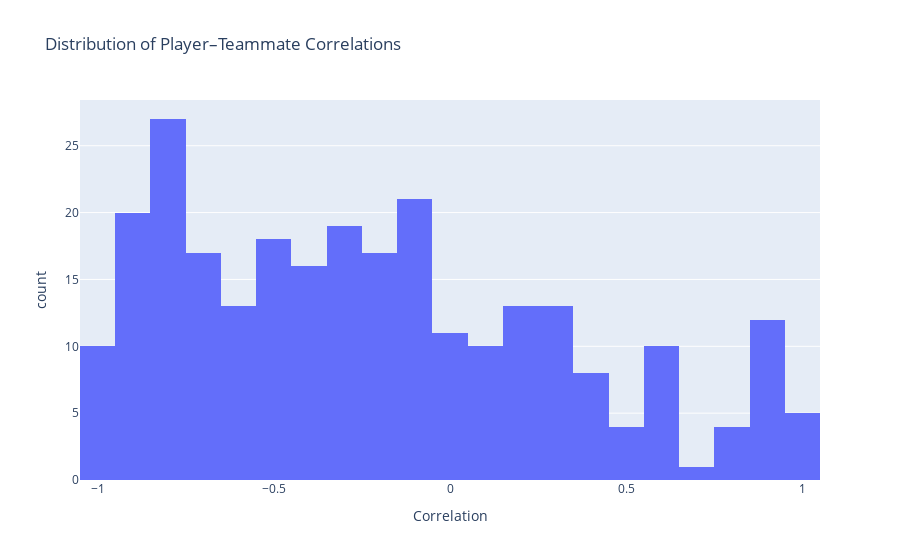

The notebook cell this image was saved under:
### Markdown cell above
#### Player–Teammates Performance Correlation

### Code cell
ptd.player_teammates_corr()

### Figure 1 — Plotly figure (JSON) as saved in the notebook; plotly's stock layout.template omitted (floating-point values rounded to 4 significant figures; data arrays with more than 128 entries replaced by an {"elided": "..."} marker saying what was removed)
{"data": [{"bingroup": "x", "hovertemplate": "Correlation=%{x}<br>count=%{y}<extra></extra>", "legendgroup": "", "marker": {"color": "#636efa", "pattern": {"shape": ""}}, "name": "", "nbinsx": 20, "orientation": "v", "showlegend": false, "type": "histogram", "x": {"elided": "269 float values"}, "xaxis": "x", "yaxis": "y"}], "layout": {"barmode": "relative", "legend": {"tracegroupgap": 0}, "title": {"text": "Distribution of Player–Teammate Correlations"}, "xaxis": {"anchor": "y", "domain": [0, 1], "title": {"text": "Correlation"}}, "yaxis": {"anchor": "x", "domain": [0, 1], "title": {"text": "count"}}}}
